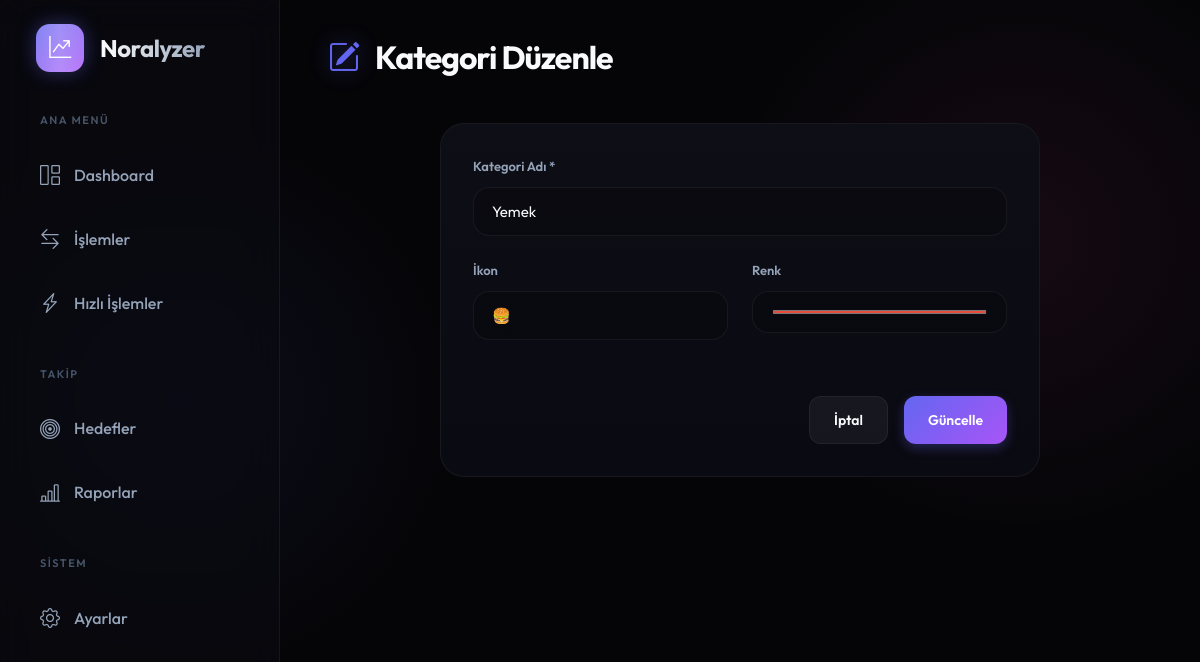
The page /categories/1/edit on the database its author committed.
### app.py (models this page shows)
class Category(db.Model):
    id = db.Column(db.Integer, primary_key=True)
    name = db.Column(db.String(50), nullable=False)
    icon = db.Column(db.String(50))
    color = db.Column(db.String(7), default='#6c757d')

### app.py (the view, shortened to what this page needs)
@app.route('/categories/<int:id>/edit', methods=['GET', 'POST'])
def edit_category(id):
    category = Category.query.get_or_404(id)
    return render_template('edit_category.html', category=category)

### templates/edit_category.html (shortened to what this page needs)
{% extends "base.html" %}
{% block content %}
<div class="page-header">
    <h1 class="page-title"><i class="bi bi-pencil-square"></i> Kategori Düzenle</h1>
</div>
<div class="card" style="max-width: 600px; margin: 0 auto;">
    <div class="card-body">
        <form method="POST">
            <div class="form-group">
                <label class="form-label">Kategori Adı *</label>
                <input type="text" name="name" class="form-control" required value="{{ category.name }}">
            </div>
            <div class="grid grid-2">
                <div class="form-group">
                    <label class="form-label">İkon</label>
                    <input type="text" name="icon" class="form-control" value="{{ category.icon or '' }}">
                </div>
                <div class="form-group">
                    <label class="form-label">Renk</label>
                    <input type="color" name="color" class="form-control" value="{{ category.color }}" style="height: 42px; cursor: pointer;">
                </div>
            </div>
            <div class="d-flex justify-end gap-2 mt-4">
                <a href="{{ url_for('categories.categories') }}" class="btn btn-secondary">İptal</a>
                <button type="submit" class="btn btn-primary">Güncelle</button>
            </div>
        </form>
    </div>
</div>
{% endblock %}

### static/css/style.css (style rules this page uses)
:root { --bg-body: #050508; --bg-surface: #0a0a12; --bg-surface-2: #12121e; --bg-glass: rgba(18, 18, 30, 0.7); --primary: #6366f1; --primary-glow: rgba(99, 102, 241, 0.4); --secondary: #ec4899; --secondary-glow: rgba(236, 72, 153, 0.4); --tertiary: #06b6d4; --tertiary-glow: rgba(6, 182, 212, 0.4); --gradient-primary: linear-gradient(135deg, #6366f1 0%, #a855f7 100%); --gradient-success: linear-gradient(135deg, #10b981 0%, #059669 100%); --gradient-danger: linear-gradient(135deg, #ef4444 0%, #dc2626 100%); --gradient-warning: linear-gradient(135deg, #f59e0b 0%, #d97706 100%); --gradient-dark: linear-gradient(180deg, rgba(255,255,255,0.03) 0%, rgba(255,255,255,0) 100%); --success: #10b981; --warning: #f59e0b; --danger: #ef4444; --info: #3b82f6; --text-main: #f8fafc; --text-muted: #94a3b8; --text-dim: #475569; --border-subtle: rgba(255, 255, 255, 0.06); --border-focus: rgba(99, 102, 241, 0.5); --shadow-sm: 0 2px 4px rgba(0, 0, 0, 0.3); --shadow-md: 0 8px 16px rgba(0, 0, 0, 0.4); --shadow-lg: 0 16px 32px rgba(0, 0, 0, 0.5); --shadow-neon: 0 0 20px var(--primary-glow); --radius-sm: 8px; --radius-md: 16px; --radius-lg: 24px; --sidebar-width: 280px; --header-height: 80px; }
* { margin: 0; padding: 0; box-sizing: border-box; }
body { font-family: 'Outfit', sans-serif; background-color: var(--bg-body); color: var(--text-main); line-height: 1.6; overflow-x: hidden; min-height: 100vh; background-image: radial-gradient(circle at 15% 50%, rgba(99, 102, 241, 0.08) 0%, transparent 25%), radial-gradient(circle at 85% 30%, rgba(236, 72, 153, 0.08) 0%, transparent 25%); background-attachment: fixed; }
a { text-decoration: none; color: inherit; transition: 0.2s ease; }
button, input, select { font-family: inherit; }
.page-header { display: flex; justify-content: space-between; align-items: center; margin-bottom: 40px; position: relative; }
.page-title { font-size: 32px; font-weight: 700; letter-spacing: -1px; display: flex; align-items: center; gap: 16px; }
.page-title i { color: var(--primary); filter: drop-shadow(0 0 10px var(--primary-glow)); }
.card { background: var(--bg-surface); border: 1px solid var(--border-subtle); border-radius: var(--radius-lg); position: relative; overflow: hidden; transition: all 0.4s cubic-bezier(0.175, 0.885, 0.32, 1.275); }
.card::before { content: ''; position: absolute; inset: 0; background: var(--gradient-dark); opacity: 0.5; pointer-events: none; }
.card-body { padding: 32px; position: relative; z-index: 1; }
.btn { display: inline-flex; align-items: center; justify-content: center; gap: 10px; padding: 12px 24px; border-radius: 12px; font-size: 14px; font-weight: 600; border: none; cursor: pointer; transition: all 0.3s ease; text-transform: capitalize; }
.btn-primary { background: var(--gradient-primary); color: white; box-shadow: 0 4px 12px rgba(99, 102, 241, 0.3); }
.btn-secondary { background: rgba(255, 255, 255, 0.05); color: var(--text-main); border: 1px solid var(--border-subtle); }
.form-group { margin-bottom: 24px; }
.form-label { display: block; margin-bottom: 10px; font-size: 13px; font-weight: 600; color: var(--text-muted); }
.form-control, .form-select { width: 100%; padding: 14px 18px; background: rgba(0, 0, 0, 0.2); border: 1px solid var(--border-subtle); border-radius: var(--radius-md); color: var(--text-main); font-size: 15px; transition: all 0.3s; appearance: none; color-scheme: dark; }
.grid { display: grid; gap: 24px; }
.grid-2 { grid-template-columns: repeat(2, 1fr); }
.d-flex { display: flex; }
.justify-end { justify-content: flex-end; }
.gap-2 { gap: 16px; }
.mt-4 { margin-top: 32px !important; }

### rows shown on the page
Category: name "Yemek", icon "🍔", color "#e74c3c"
